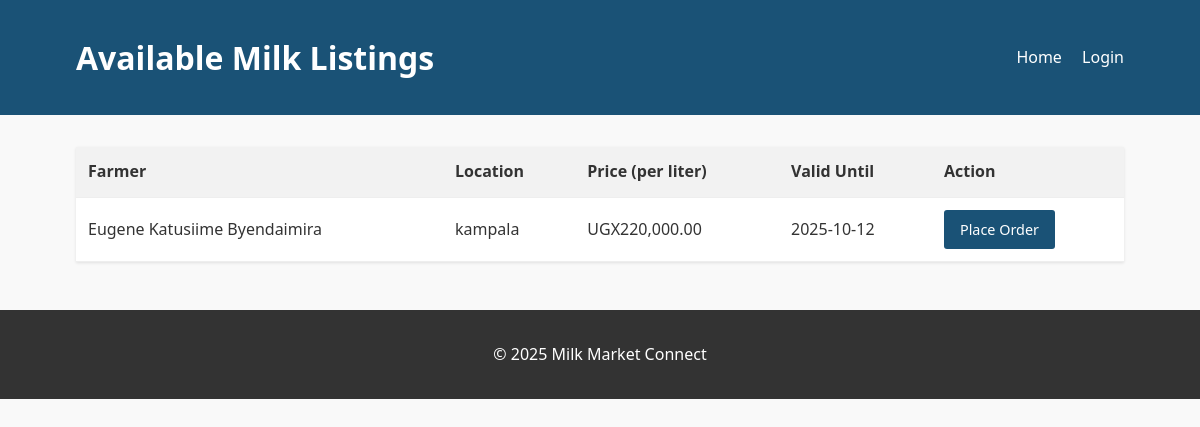
/pages/listings.php, run on the app's committed database.
### tables this page shows
CREATE TABLE `price_listings` (
  `id` int NOT NULL AUTO_INCREMENT,
  `farmer_id` int NOT NULL,
  `price_per_liter` decimal(10,2) NOT NULL,
  `valid_until` date NOT NULL,
  `status` enum('Active','Expired') DEFAULT 'Active',
  `created_at` datetime DEFAULT CURRENT_TIMESTAMP,
  `updated_at` datetime DEFAULT CURRENT_TIMESTAMP ON UPDATE CURRENT_TIMESTAMP,
  PRIMARY KEY (`id`),
  KEY `farmer_id` (`farmer_id`)
);

CREATE TABLE `farmers` (
  `id` int NOT NULL AUTO_INCREMENT,
  `name` varchar(100) NOT NULL,
  `email` varchar(100) NOT NULL,
  `password` varchar(255) NOT NULL,
  `location` varchar(255) NOT NULL,
  `contact` varchar(50) NOT NULL,
  `milk_capacity` float NOT NULL,
  `preferred_price` decimal(10,2) NOT NULL,
  `created_at` datetime DEFAULT CURRENT_TIMESTAMP,
  `updated_at` datetime DEFAULT CURRENT_TIMESTAMP ON UPDATE CURRENT_TIMESTAMP,
  PRIMARY KEY (`id`),
  UNIQUE KEY `email` (`email`)
);

### pages/listings.php (the view, shortened to what this page needs)
<?php
include_once '../config/db.php';
$sql = "SELECT pl.id, f.name AS farmer_name, f.location, pl.price_per_liter, pl.valid_until
        FROM price_listings pl
        JOIN farmers f ON pl.farmer_id = f.id
        WHERE pl.status = 'Active' AND pl.valid_until >= CURDATE()
        ORDER BY pl.price_per_liter ASC";
$result = mysqli_query($conn, $sql);
?>
<!DOCTYPE html>
<html lang="en">
<head>
    <link rel="stylesheet" href="../css/listings.css">
</head>
<body>
    <header>
        <div class="container">
            <h1>Available Milk Listings</h1>
            <nav>
                <a href="../index.php">Home</a>
                <a href="login.php">Login</a>
            </nav>
        </div>
    </header>
    <main class="container">
        <table class="listings-table">
            <thead>
                <tr>
                    <th>Farmer</th>
                    <th>Location</th>
                    <th>Price (per liter)</th>
                    <th>Valid Until</th>
                    <th>Action</th>
                </tr>
            </thead>
            <tbody>
                <?php
                if (mysqli_num_rows($result) > 0) {
                    while ($row = mysqli_fetch_assoc($result)) {
                        echo "<tr>";
                        echo "<td>" . $row['farmer_name'] . "</td>";
                        echo "<td>" . $row['location'] . "</td>";
                        echo "<td>UGX" . number_format($row['price_per_liter'], 2) . "</td>";
                        echo "<td>" . $row['valid_until'] . "</td>";
                        echo "<td><a href='login.php?role=plant' class='btn-order'>Place Order</a></td>";
                        echo "</tr>";
                    }
                } else {
                    echo "<tr><td colspan='5'>No listings available</td></tr>";
                }
                ?>
            </tbody>
        </table>
    </main>
    <footer>
        <div class="container">
            <p>&copy; 2025 Milk Market Connect</p>
        </div>
    </footer>
</body>
</html>

### css/listings.css (style rules this page uses)
* { margin: 0; padding: 0; box-sizing: border-box; font-family: 'Segoe UI', Tahoma, Geneva, Verdana, sans-serif; }
body { line-height: 1.6; color: #333; background-color: #f9f9f9; }
.container { width: 90%; max-width: 1200px; margin: 0 auto; padding: 1rem; }
header { background-color: #1a5276; color: white; padding: 1rem 0; }
header .container { display: flex; justify-content: space-between; align-items: center; }
nav a { color: white; text-decoration: none; margin-left: 1rem; }
main { padding: 2rem 0; }
table { width: 100%; border-collapse: collapse; margin-top: 1rem; background-color: white; box-shadow: 0 1px 3px rgba(0,0,0,0.1); }
th, td { padding: 0.75rem; text-align: left; border-bottom: 1px solid #eee; }
th { background-color: #f2f2f2; font-weight: 600; }
.btn-order { display: inline-block; padding: 0.5rem 1rem; background: #1a5276; color: white; text-decoration: none; border-radius: 3px; font-size: 0.9rem; }
footer { background-color: #333; color: white; padding: 1rem 0; margin-top: 2rem; text-align: center; }

### data on the page
price_listings: farmer.name "Eugene Katusiime Byendaimira", farmer.location "kampala", price_per_liter "220,000.00", valid_until "2025-10-12"
